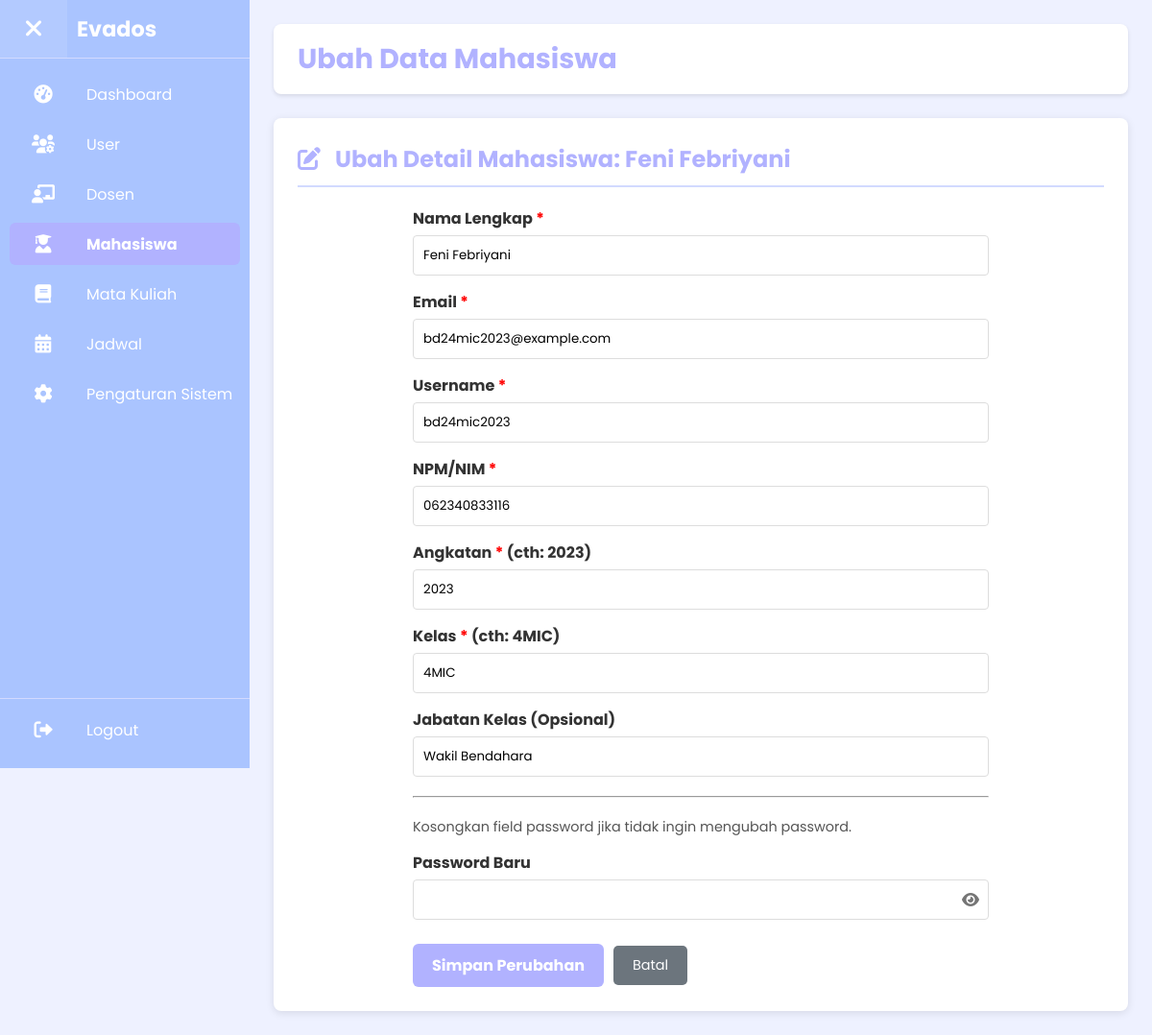
The page /admin/admin_edit_mahasiswa.php?user_id=11 (signed in) on the database its author committed.
### tables this page shows
CREATE TABLE `mahasiswa` (
  `user_id` int(11) NOT NULL,
  `npm` varchar(30) NOT NULL,
  `angkatan` varchar(4) DEFAULT NULL,
  `jabatan_kelas` varchar(50) DEFAULT NULL,
  `kelas` varchar(20) NOT NULL
);

### admin/admin_edit_mahasiswa.php (the view, shortened to what this page needs)
<?php
require_once '../config/db.php';
$page_title = "Tambah Mahasiswa Baru";
$mahasiswa_data = [
    'user_id' => null,
    'full_name' => '',
    'email' => '',
    'username' => '',
    'npm' => '',
    'angkatan' => '',
    'kelas' => '',
    'jabatan_kelas' => ''
];
$is_editing = false;
$form_action_url = 'admin_edit_mahasiswa.php?action=add';
$current_page_php = "admin_manage_mahasiswa.php";
if (isset($_GET['user_id']) && is_numeric($_GET['user_id'])) {
    $user_id_to_edit = intval($_GET['user_id']);
    $page_title = "Ubah Data Mahasiswa";
    $is_editing = true;
    $form_action_url = 'admin_edit_mahasiswa.php?user_id=' . $user_id_to_edit;
    $stmt_fetch = $conn->prepare("SELECT au.user_id, au.full_name, au.email, au.username, m.npm, m.angkatan, m.kelas, m.jabatan_kelas
                                  FROM Auth_Users au
                                  JOIN Mahasiswa m ON au.user_id = m.user_id
                                  WHERE au.user_id = ? AND au.role = 'mahasiswa'");
    if ($stmt_fetch) {
        $stmt_fetch->bind_param("i", $user_id_to_edit);
        $stmt_fetch->execute();
        $result_fetch = $stmt_fetch->get_result();
        if ($result_fetch->num_rows == 1) {
            $db_data = $result_fetch->fetch_assoc();
            $mahasiswa_data = array_merge($mahasiswa_data, $db_data);
        } else {
            $_SESSION['error_message_mhs_manage'] = "Data mahasiswa tidak ditemukan atau bukan mahasiswa.";
            header("Location: admin_manage_mahasiswa.php");
            exit();
        }
    } else {
        $error_message = "Gagal mengambil data mahasiswa: " . $conn->error;
        $mahasiswa_data = null;
    }
} elseif (isset($_GET['action']) && $_GET['action'] == 'add') {
} else {
    $_SESSION['error_message_mhs_manage'] = "Aksi tidak valid atau ID Mahasiswa tidak disediakan.";
    header("Location: admin_manage_mahasiswa.php");
    exit();
}
?>
<!DOCTYPE html>
<html lang="id">
<head>
    <link rel="stylesheet" href="../css/style.css">
    <link rel="stylesheet" href="https://cdnjs.cloudflare.com/ajax/libs/font-awesome/6.0.0-beta3/css/all.min.css">
</head>
<body>
    <div class="mahasiswa-layout">
        <aside class="sidebar" id="sidebar">
            <div class="sidebar-top-section">
                <button class="sidebar-toggle" id="sidebarToggle" aria-label="Toggle Sidebar"><i
                        class="fas fa-bars"></i></button>
                <div class="sidebar-header">
                    <h3 class="logo-text">Evados</h3>
                </div>
            </div>
            <nav class="sidebar-menu">
                <ul>
                    <li><a href="admin_dashboard.php"
                            class="<?php echo ($current_page_php == 'admin_dashboard.php') ? 'active' : ''; ?>"><i
                                class="fas fa-tachometer-alt"></i> <span class="menu-text">Dashboard</span></a></li>
                    <li><a href="admin_manage_users.php"
                            class="<?php echo (strpos($current_page_php, 'admin_manage_users.php') !== false || strpos($current_page_php, 'admin_edit_user.php') !== false) ? 'active' : ''; ?>"><i
                                class="fas fa-users-cog"></i> <span class="menu-text">User</span></a></li>
                    <li><a href="admin_manage_dosen.php"
                            class="<?php echo (strpos($current_page_php, 'admin_manage_dosen.php') !== false || strpos($current_page_php, 'admin_edit_dosen.php') !== false) ? 'active' : ''; ?>"><i
                                class="fas fa-chalkboard-teacher"></i> <span class="menu-text">Dosen</span></a></li>
                    <li><a href="admin_manage_mahasiswa.php"
                            class="<?php echo (strpos($current_page_php, 'admin_manage_mahasiswa.php') !== false || strpos($current_page_php, 'admin_edit_mahasiswa.php') !== false) ? 'active' : ''; ?>"><i
                                class="fas fa-user-graduate"></i> <span class="menu-text">Mahasiswa</span></a>
                    </li>
                    <li><a href="admin_manage_matakuliah.php"
                            class="<?php echo (strpos($current_page_php, 'admin_manage_matakuliah.php') !== false || strpos($current_page_php, 'admin_edit_matakuliah.php') !== false) ? 'active' : ''; ?>"><i
                                class="fas fa-book"></i> <span class="menu-text">Mata Kuliah</span></a></li>
                    <li><a href="admin_manage_jadwal.php"
                            class="<?php echo (strpos($current_page_php, 'admin_manage_jadwal.php') !== false || strpos($current_page_php, 'admin_edit_jadwal.php') !== false) ? 'active' : ''; ?>"><i
                                class="fas fa-calendar-alt"></i> <span class="menu-text">Jadwal</span></a>
                    </li>
                    <li><a href="admin_settings.php"
                            class="<?php echo ($current_page_php == 'admin_settings.php') ? 'active' : ''; ?>"><i
                                class="fas fa-cog"></i> <span class="menu-text">Pengaturan Sistem</span></a></li>
                </ul>
            </nav>
            <div class="sidebar-logout-section">
                <a href="../logout.php" class="logout-link"><i class="fas fa-sign-out-alt"></i> <span
                        class="menu-text">Logout</span></a>
            </div>
        </aside>
        <main class="main-content" id="mainContent">
            <header class="header">
                <h1><?php echo htmlspecialchars($page_title); ?></h1>
            </header>
            <?php if ($mahasiswa_data !== null || (isset($_GET['action']) && $_GET['action'] == 'add')): ?>
                <section class="content-card">
                    <h2><i class="fas <?php echo $is_editing ? 'fa-edit' : 'fa-user-plus'; ?>"></i>
                        <?php echo $is_editing ? "Ubah Detail Mahasiswa: " . htmlspecialchars($mahasiswa_data['full_name'] ?? 'Mahasiswa') : "Tambah Mahasiswa Baru"; ?>
                    </h2>
                    <form action="<?php echo htmlspecialchars($form_action_url); ?>" method="POST" class="form-container"
                        style="max-width: 600px;">
                        <div class="input-group">
                            <label for="full_name">Nama Lengkap <span style="color:red;">*</span></label>
                            <input type="text" id="full_name" name="full_name" required
                                value="<?php echo htmlspecialchars($mahasiswa_data['full_name'] ?? ''); ?>">
                        </div>
                        <div class="input-group">
                            <label for="email">Email <span style="color:red;">*</span></label>
                            <input type="email" id="email" name="email" required
                                value="<?php echo htmlspecialchars($mahasiswa_data['email'] ?? ''); ?>">
                        </div>
                        <div class="input-group">
                            <label for="username">Username <span style="color:red;">*</span></label>
                            <input type="text" id="username" name="username" required
                                value="<?php echo htmlspecialchars($mahasiswa_data['username'] ?? ''); ?>">
                        </div>
                        <div class="input-group">
                            <label for="npm">NPM/NIM <span style="color:red;">*</span></label>
                            <input type="text" id="npm" name="npm" required
                                value="<?php echo htmlspecialchars($mahasiswa_data['npm'] ?? ''); ?>">
                        </div>
                        <div class="input-group">
                            <label for="angkatan">Angkatan <span style="color:red;">*</span> (cth: 2023)</label>
                            <input type="text" id="angkatan" name="angkatan" pattern="\d{4}" required
                                value="<?php echo htmlspecialchars($mahasiswa_data['angkatan'] ?? ''); ?>">
                        </div>
                        <div class="input-group">
                            <label for="kelas">Kelas <span style="color:red;">*</span> (cth: 4MIC)</label>
                            <input type="text" id="kelas" name="kelas" required
                                value="<?php echo htmlspecialchars($mahasiswa_data['kelas'] ?? ''); ?>">
                        </div>
                        <div class="input-group">
                            <label for="jabatan_kelas">Jabatan Kelas (Opsional)</label>
                            <input type="text" id="jabatan_kelas" name="jabatan_kelas"
                                value="<?php echo htmlspecialchars($mahasiswa_data['jabatan_kelas'] ?? ''); ?>">
                        </div>
                        <hr style="margin: 20px 0;">
                        <p style="font-size:0.9em; color:#555;">
                            <?php if ($is_editing): ?>Kosongkan field password jika tidak ingin mengubah password.
                            <?php else: ?>Password wajib diisi untuk mahasiswa baru (min. 6 karakter).<?php endif; ?>
                        </p>
                        <div class="input-group">
                            <label for="password_mhs">Password <?php echo $is_editing ? 'Baru' : ''; ?></label>
                            <div class="password-wrapper">
                                <input type="password" id="password_mhs" name="password" <?php echo !$is_editing ? 'required' : ''; ?>>
                                <span class="toggle-password" id="toggle_password_mhs">
                                    <i class="fas fa-eye"></i>
                                </span>
                            </div>
                        </div>
                        <div class="form-actions">
                            <button type="submit" name="<?php echo $is_editing ? 'update_mahasiswa' : 'add_mahasiswa'; ?>"
                                class="btn-login" style="width:auto; padding: 10px 20px;">
                                <?php echo $is_editing ? 'Simpan Perubahan' : 'Tambah Mahasiswa'; ?>
                            </button>
                            <a href="admin_manage_mahasiswa.php" class="btn-penilaian"
                                style="background-color: #6c757d; color:white; text-decoration:none; padding: 10px 20px;">Batal</a>
                        </div>
                    </form>
                </section>
            <?php endif; ?>
        </main>
    </div>
</body>
</html>

### rows shown on the page
mahasiswa: user_id.full_name "Feni Febriyani", full_name "Feni Febriyani", email "bd24mic2023@example.com", username "bd24mic2023", npm "062340833116", angkatan "2023", kelas "4MIC", jabatan_kelas "Wakil Bendahara"

### other values the page prints
$page_title "Ubah Data Mahasiswa"
